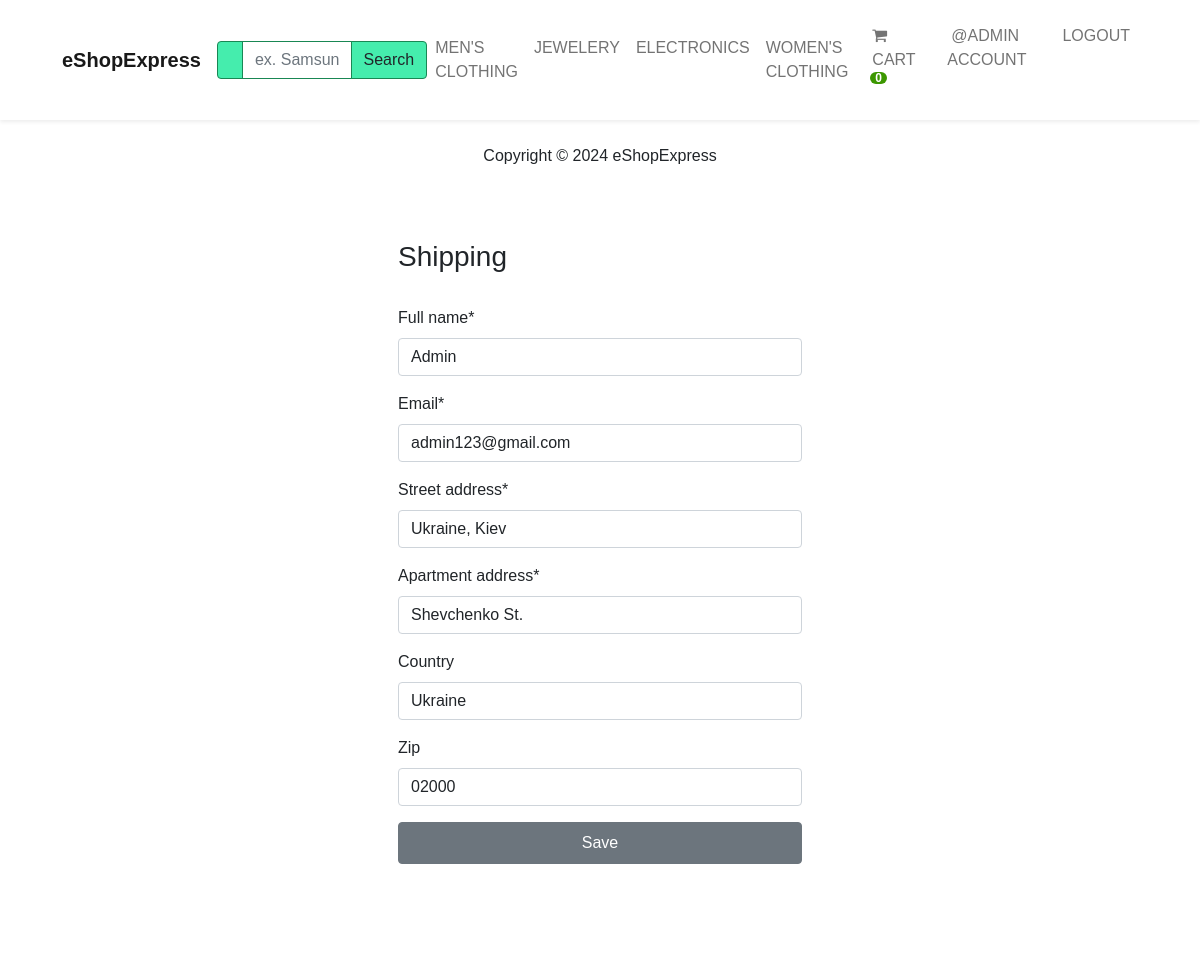
/payment/shipping/ (signed in), run on the app's committed database.
### shop/models.py (models this page shows, shortened)
class Category(models.Model):
    name = models.CharField("Category", max_length=250, db_index=True)
    parent = models.ForeignKey(
        'self', on_delete=models.CASCADE,
        related_name='children', blank=True, null=True
    )
    slug = models.SlugField(
        'URL', max_length=250, unique=True, null=False, editable=True
    )
    created_at = models.DateTimeField('Creation date', auto_now_add=True)
    class Meta:
        unique_together = (['slug', 'parent'])
        verbose_name = 'Category'
        verbose_name_plural = 'Categories'
    def get_absolute_url(self):
        return reverse("shop:category-list", args=[str(self.slug)])

### payment/models.py (models this page shows, shortened)
class ShippingAddress(models.Model):
    full_name = models.CharField(max_length=100)
    email = models.EmailField(max_length=254)
    street_address = models.CharField(max_length=100)
    apartment_address = models.CharField(max_length=100)
    country = models.CharField(max_length=100, blank=True, null=True)
    zip = models.CharField(max_length=100, blank=True, null=True)
    user = models.ForeignKey(
        User, on_delete=models.CASCADE, blank=True, null=True)
    city = models.CharField(max_length=100, blank=True, null=True)
    class Meta:
        verbose_name = "Shipping Address"
        verbose_name_plural = "Shipping Addresses"
        ordering = ['-id']

### payment/views.py (the view, shortened to what this page needs)
# urls.py: path('shipping/', views.shipping, name='shipping'),
@login_required(login_url='account:login')
def shipping(request):
    try:
        shipping_address = ShippingAddress.objects.get(user=request.user)
    except ShippingAddress.DoesNotExist:
        shipping_address = None
    form = ShippingAddressForm(instance=shipping_address)
    return render(request, 'shipping/shipping.html', {'form': form})

### payment/forms.py
class ShippingAddressForm(forms.ModelForm):
    class Meta:
        model = ShippingAddress
        fields = [
            'full_name', 'email', 'street_address',
            'apartment_address', 'country', 'zip'
        ]
        exclude = ['user']

### cart/cart.py (called while the page is built)
    def __len__(self):
        return sum(item['qty'] for item in self.cart.values())

### cart/context_processors.py (called while the page is built)
def cart(request):
    return {'cart': Cart(request)}

### shop/context_processors.py (called while the page is built)
def categories(request):
    categories = Category.objects.filter(parent=None)
    return {'categories': categories}

### payment/templates/shipping/shipping.html (shortened to what this page needs)
{%  include "base.html" %} {% load static %} {% load crispy_forms_tags %}
{% block content %}
    <div class="container bg-white shadow-md p-5 form-layout">
        <h3>Shipping</h3>
        <br>
        <form method="post">
            {{ form|crispy }}
            <button type="submit" class="btn btn-secondary w-100 btn-block p-2 btn-register">Save</button>
        </form>
        <br>
    </div>
{% endblock content %}

### shop/templates/shop/_partials/_navbar.html (shortened to what this page needs)
<nav class="navbar navbar-expand-lg bg-white sticky-top navbar-light p-3 shadow-sm ">
    <div class="container">
        <a class="navbar-brand" href="{% url 'shop:products' %}">
            <strong>eShopExpress</strong>
        </a>
        <div class="collapse navbar-collapse" id="navbarNavDropdown">
            <form action="{% url 'shop:search-products' %}" method="get">
                <div class="ms-auto d-none d-lg-block">
                    <div class="input-group">
                        <span class="border-success input-group-text text-white search-button">
                        </span>
                        <input type="text" name="q" placeholder="ex. Samsung" class="form-control border-success" style="color: #7a7a7a" />
                        <button class="btn btn-success text-dark search-button">Search</button>
                    </div>
                </div>
            </form>
            <ul class="navbar-nav ms-auto">
                {% for i in categories %}
                {% if not i.children.all %}
                <li class="nav-item">
                    <a class="nav-link" href="{{i.get_absolute_url}}">{{i.name|upper }}</a>
                </li>
                {% endif %} {% endfor %}
            </ul>
            <ul class="navbar-nav ms-auto">
                <li class="nav-item">
                    <a class="nav-link mx-2 text-uppercase" href="{% url 'cart:cart-view' %}">
                        <i class="fa fa-shopping-cart" aria-hidden="true"></i> Cart
                        <span id="lblCartCount" class="badge badge-warning ">
                            {% with cart_qty=cart|length%}
                            {% if cart_qty > 0 %}
                            {{cart_qty}}
                            {% else %}
                            0
                            {% endif %}
                            {% endwith %}
                        </span>
                    </a>
                </li>
                {% if request.user.is_authenticated %}
                <li class="nav-item">
                    <a class="nav-link mx-2 text-uppercase" href="{% url 'account:dashboard' %}">
                        @{{ user.username }} Account
                    </a>
                </li>
                <li class="nav-item">
                    <a class="nav-link mx-2 text-uppercase" href="{% url 'account:logout' %}">
                        Logout
                    </a>
                </li>
                {% endif %}
            </ul>
        </div>
    </div>
</nav>

### shop/static/shop/css/base.css (style rules this page uses)
body { font-family: 'Montserrat', sans-serif; }
.form-layout { border-radius: 20px; width: 500px; }
.badge { padding-left: 9px; padding-right: 9px; -webkit-border-radius: 9px; -moz-border-radius: 9px; border-radius: 9px; }
#lblCartCount { font-size: 12px; background: #3c9700; color: #fff; padding: 0 5px; vertical-align: top; margin-left: -2px; }
a { font-size: 14px; font-weight: 700; }
.form-control { outline: none !important; box-shadow: none !important; }
.search-button { background-color: #45EDAD; }

### data on the page
Category: name "MEN'S CLOTHING"
Category: name "JEWELERY"
Category: name "ELECTRONICS"
Category: name "WOMEN'S CLOTHING"
ShippingAddress: full_name "Admin", email "admin123@gmail.com", street_address "Ukraine, Kiev", apartment_address "Shevchenko St.", country "Ukraine", zip "02000"

### other printed values
{{ user.username }} "ADMIN"
